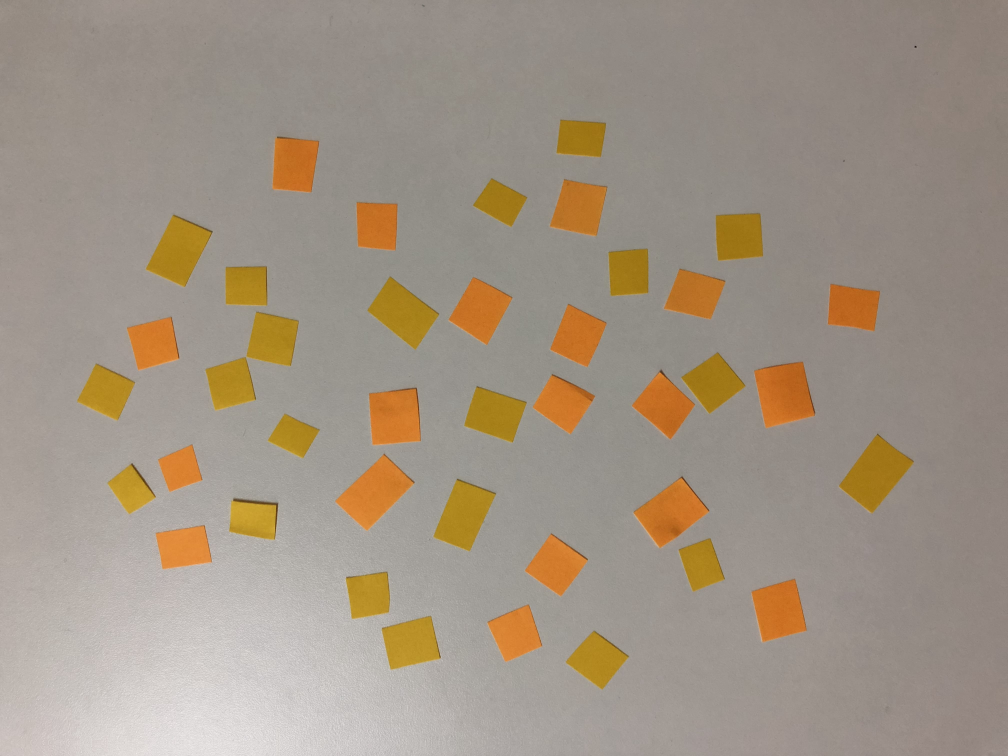
#> input picture images/IMG_2686.jpg, 4032 x 3024 px, found by its file name (shown at 1/4 size)
$ python blog4.py   (older library calls are emulated)
#> lines starting #> are read from the running program, lines starting #| are printed output that depends on the picture; after the words box and inside, x2 and y2 are one past the last pixel; in counts of white or black regions, pixels touching at a corner belong together
import numpy as np
import cv2

def load_image(path_img):
    return cv2.imread(path_img)

def bgr2hsv(img):
    return cv2.cvtColor(img, cv2.COLOR_BGR2HSV)

def setRangeColor(hsv, lower_color, upper_color):
    return cv2.inRange(hsv, lower_color, upper_color)

def contours_img(mask):
    _, contours, _ = cv2.findContours(mask, cv2.RETR_TREE, cv2.CHAIN_APPROX_SIMPLE)
    return contours

def filter_contours_img(contours, img_draw, color_bbox):
    count = 0
    for c in contours:
        rect = cv2.boundingRect(c)
        x,y,w,h = rect
        area = w * h

        if area > 1000:
            count = count + 1
            cv2.rectangle(img_draw, (x, y), (x+w, y+h), color_bbox, 5)
    return img_draw, count

def draw_text_on_image(img_draw, count_yellow, count_orange):
    cv2.rectangle(img_draw, (0, 0), (500, 120), (0,0,0), -1)
    cv2.putText(img_draw,'Orange Count : ' + str(count_orange),
        (10,50),                  # bottomLeftCornerOfText
        cv2.FONT_HERSHEY_SIMPLEX, # font
        1.5,                      # fontScale
        (0,255,255),            # fontColor
        2)                        # lineType

    cv2.putText(img_draw,'Yellow Count : ' + str(count_yellow),
        (10,100),                  # bottomLeftCornerOfText
        cv2.FONT_HERSHEY_SIMPLEX, # font
        1.5,                      # fontScale
        (0,255,255),            # fontColor
        2)                        # lineType
    return img_draw

def main():
    path_img = '/workdir/Documents/DOLAB/Medium/Blog#4/images/IMG_2686.jpg'
    img = load_image(path_img)
#> in load_image, returned value is the input picture: shape (3024, 4032, 3); mean B, G, R 132.8, 147.7, 160.3
    img = cv2.resize(img, None,fx=0.5,fy=0.5)
    hsv = bgr2hsv(img)
    img_draw = img

    # define range of Yellow color in HSV
    lower_ํYellow = np.array([20,100,100])
    upper_Yellow = np.array([45,255,255])
    mask = setRangeColor(hsv, lower_ํYellow, upper_Yellow)
#> in setRangeColor, `return cv2.inRange(hsv, lower_color, upper_color)`:
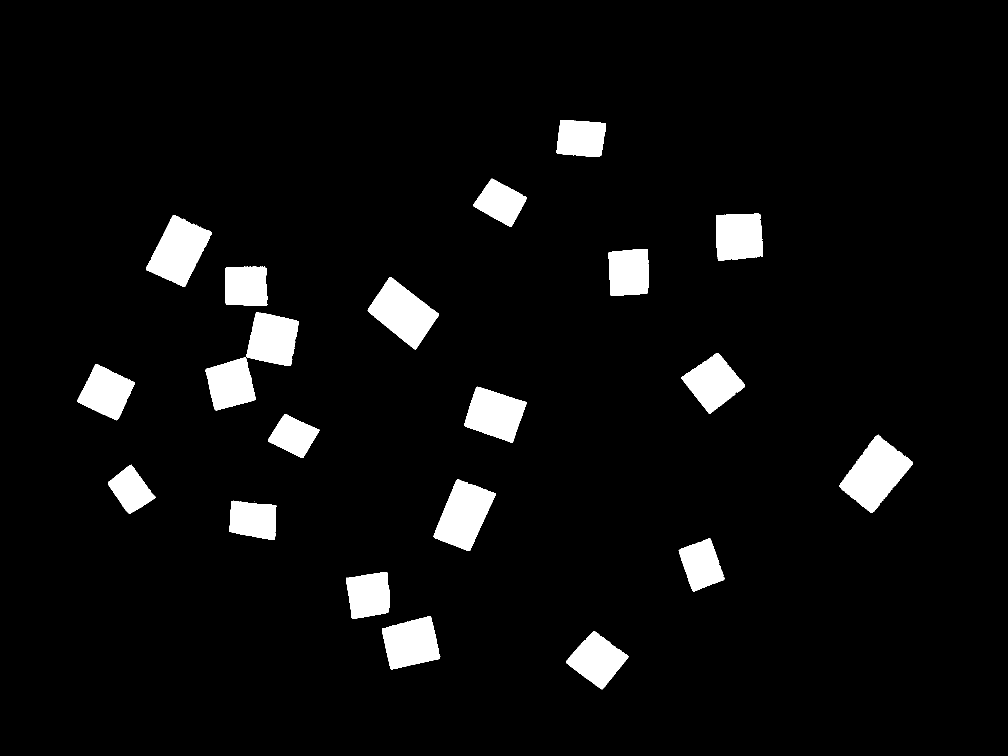
#> returned value: shape (1512, 2016) (shown at 1/2 size); 5.3% white; 23 white regions (2 under 20 px)
    contours = contours_img(mask)
#> in contours_img, `_, contours, _ = cv2.findContours(mask, cv2.RETR_TREE, cv2.CHAIN_APPRO..`: contours = 38 contours, 17 with area under 20; largest, box (x1, y1, x2, y2) and area: (1678, 869, 1826, 1026) 11594, (292, 430, 424, 574) 10397, (735, 554, 878, 699) 10346, (867, 958, 992, 1102) 10174, (928, 773, 1053, 885) 8733
    color_bbox = (0, 0, 255)
    img_draw, count_yellow = filter_contours_img(contours, img_draw, color_bbox)
#> the loop in filter_contours_img, `for c in contours:` made 38 passes
#> (x, y, w, h, area) on passes 1, 2, 3, 4, 7, 8, 9, 10: (1132, 1262, 125, 117, 14625), (764, 1232, 117, 107, 12519), (692, 1144, 88, 94, 8272), (1357, 1077, 93, 106, 9858), (458, 1001, 95, 79, 7505), (867, 958, 125, 144, 18000), (216, 929, 95, 99, 9405), (1678, 869, 148, 157, 23236)
#> after the loop in filter_contours_img, `for c in contours:`:
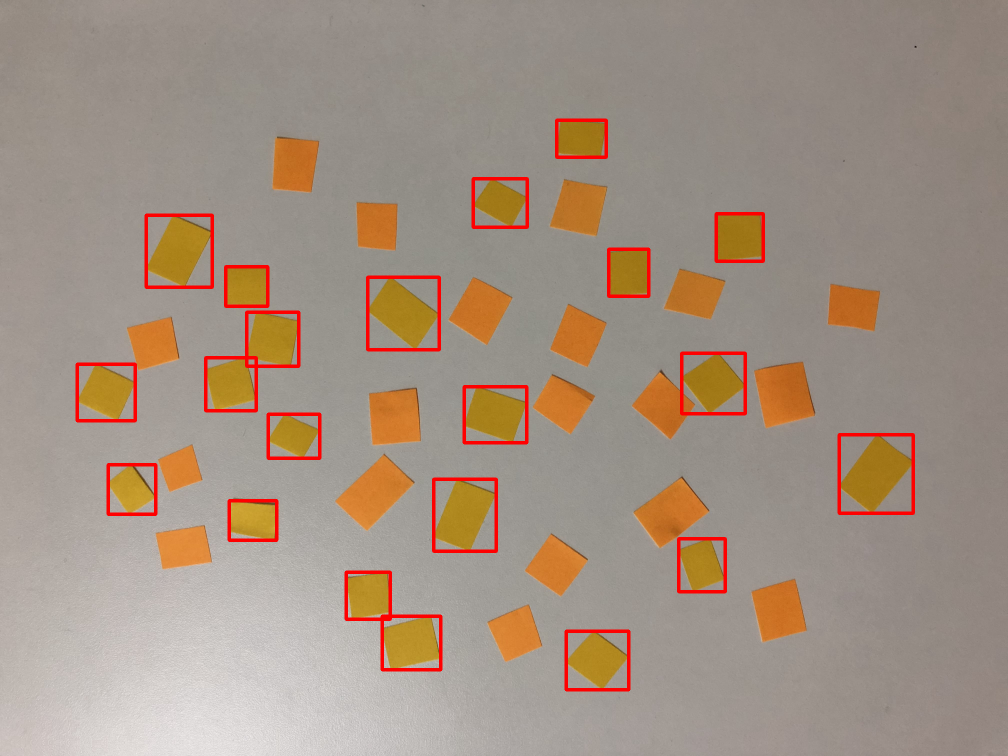
#> img_draw: shape (1512, 2016, 3) (shown at 1/2 size); mean B, G, R 130.2, 144.8, 162.5
#> after the loop in filter_contours_img, `for c in contours:`: count = 21
#> count_yellow = 21
    print('Yellow Count:', count_yellow)
#| Yellow Count: 21

    # define range of Orange color in HSV
    lower_Orange = np.array([0,150,150])
    upper_Orange = np.array([20,255,255])
    mask = setRangeColor(hsv, lower_Orange, upper_Orange)
#> in setRangeColor (call 2), `return cv2.inRange(hsv, lower_color, upper_color)`:
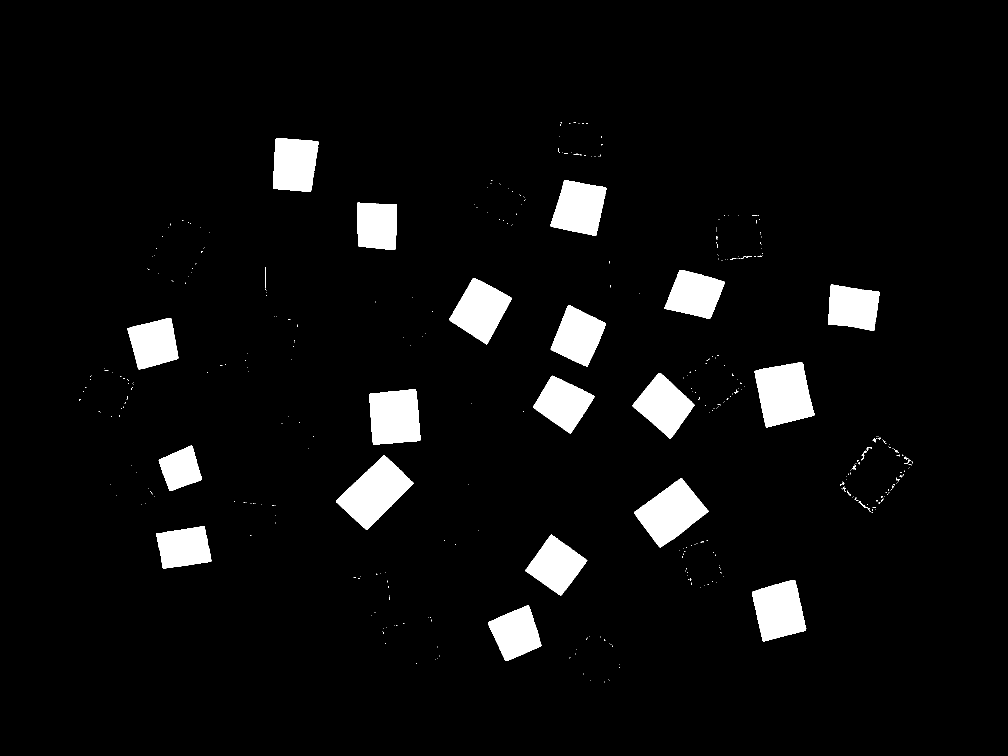
#> returned value: shape (1512, 2016) (shown at 1/2 size); 5.3% white; 401 white regions (367 under 20 px)
    contours = contours_img(mask)
#> in contours_img (call 2), `_, contours, _ = cv2.findContours(mask, cv2.RETR_TREE, cv2.CHAIN_APPRO..`: contours = 408 contours, 386 with area under 20; largest, box (x1, y1, x2, y2) and area: (672, 910, 827, 1060) 11180, (1509, 725, 1629, 855) 11026, (1268, 956, 1418, 1095) 10524, (739, 778, 841, 889) 9679, (1504, 1160, 1613, 1283) 9239
    color_bbox = (0, 255, 0)
    img_draw, count_orange = filter_contours_img(contours, img_draw, color_bbox)
#> call 2 of filter_contours_img, with color_bbox = (0, 255, 0)
#> the loop in filter_contours_img (call 2), `for c in contours:` made 408 passes
#> (x, y, w, h, area) on passes 36, 47, 83, 85, 142, 166, 178, 221: (976, 1211, 108, 111, 11988), (1504, 1160, 109, 123, 13407), (1051, 1069, 124, 123, 15252), (312, 1052, 111, 85, 9435), (1268, 956, 150, 139, 20850), (672, 910, 155, 150, 23250), (317, 891, 87, 91, 7917), (739, 778, 102, 111, 11322)
#> after the loop in filter_contours_img (call 2), `for c in contours:`:
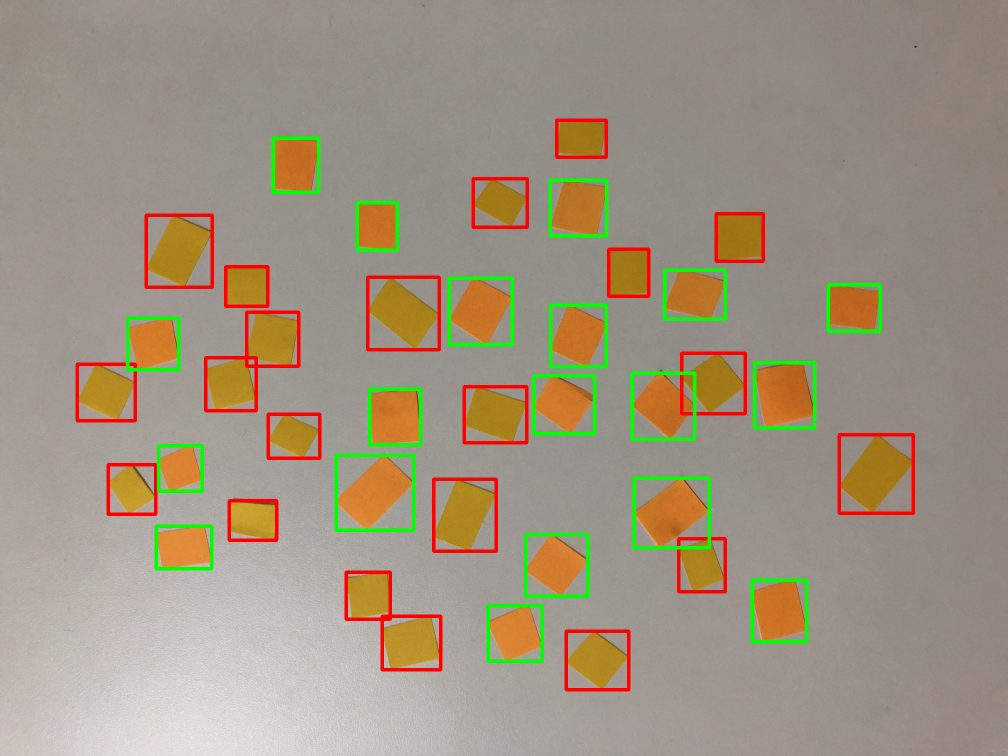
#> img_draw: shape (1512, 2016, 3) (shown at 1/2 size); 1.98% of pixels changed, all inside (x1, y1, x2, y2) = (252, 273, 1764, 1326)

    img_draw = draw_text_on_image(img_draw, count_yellow, count_orange)
#> in draw_text_on_image, `cv2.putText(img_draw,'Yellow Count : ' + str(count_yellow), (10,100),`:
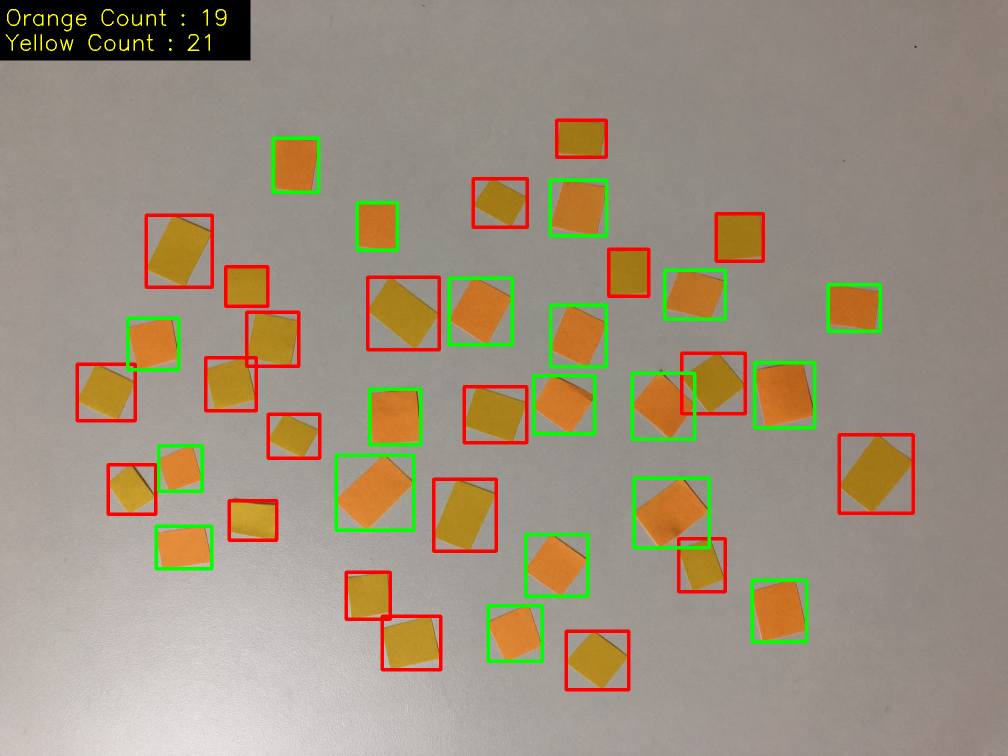
#> img_draw: shape (1512, 2016, 3) (shown at 1/2 size); mean B, G, R 124.9, 144.5, 156.8
    print('Orange Count:', count_orange)
#| Orange Count: 19

    cv2.imwrite('/workdir/Documents/DOLAB/Medium/Blog#4/output/output_IMG_2686.png', img_draw)


if __name__ == '__main__':
    main()

$ run again, with images/IMG_2687.jpg copied over images/IMG_2686.jpg
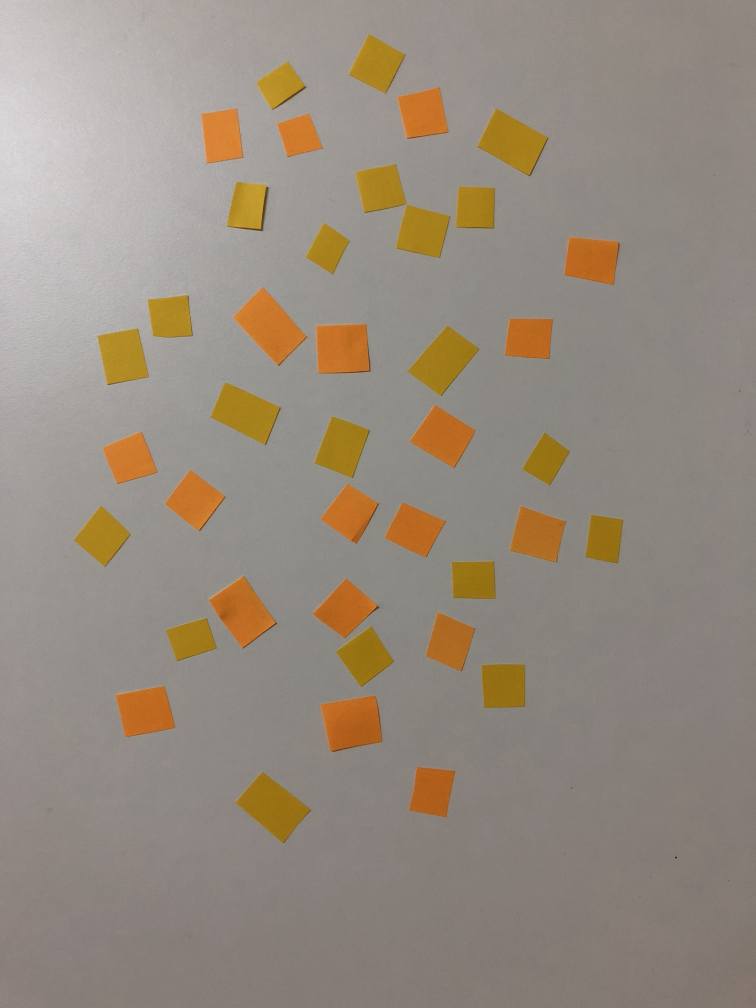
#> input picture images/IMG_2687.jpg, 3024 x 4032 px, found by its file name (shown at 1/4 size)
#> in load_image, returned value is the input picture: shape (4032, 3024, 3); mean B, G, R 126.9, 139.4, 150.4
#> in setRangeColor, `return cv2.inRange(hsv, lower_color, upper_color)`:
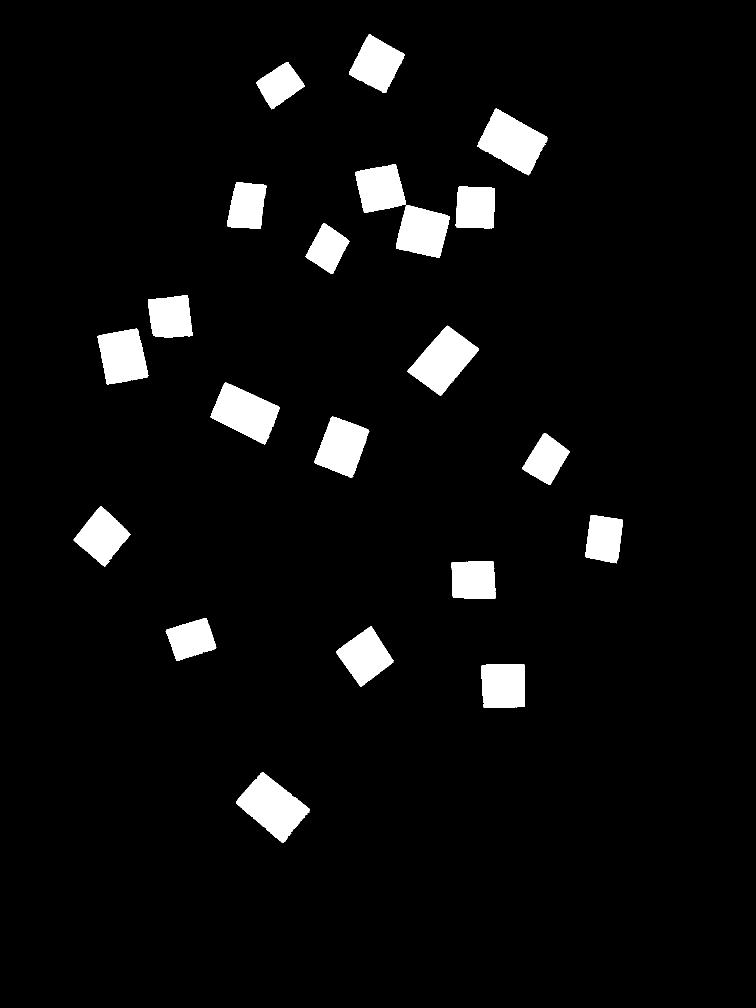
#> returned value: shape (2016, 1512) (shown at 1/2 size); 5% white; 23 white regions (2 under 20 px)
#> in contours_img, `_, contours, _ = cv2.findContours(mask, cv2.RETR_TREE, cv2.CHAIN_APPRO..`: contours = 35 contours, 14 with area under 20; largest, box (x1, y1, x2, y2) and area: (472, 1544, 620, 1686) 10380, (954, 217, 1096, 351) 10058, (815, 651, 958, 791) 9862, (421, 765, 560, 889) 9523, (195, 657, 297, 770) 8212
#> the loop in filter_contours_img, `for c in contours:` made 35 passes
#> (x, y, w, h, area) on passes 1, 5, 6, 11, 12, 13, 14, 15: (472, 1544, 148, 142, 21016), (963, 1328, 87, 88, 7656), (672, 1253, 115, 120, 13800), (331, 1236, 102, 86, 8772), (903, 1122, 88, 76, 6688), (1171, 1030, 75, 97, 7275), (147, 1013, 114, 120, 13680), (1045, 866, 94, 104, 9776)
#> after the loop in filter_contours_img, `for c in contours:`: count = 21
#| Yellow Count: 21
#> in contours_img (call 2), `_, contours, _ = cv2.findContours(mask, cv2.RETR_TREE, cv2.CHAIN_APPRO..`: contours = 353 contours, 333 with area under 20; largest, box (x1, y1, x2, y2) and area: (468, 576, 613, 730) 10668, (642, 1392, 763, 1502) 9878, (418, 1154, 549, 1296) 9577, (633, 649, 738, 747) 9254, (820, 811, 949, 934) 8494
#> the loop in filter_contours_img (call 2), `for c in contours:` made 353 passes
#> (x, y, w, h, area) on passes 15, 16, 19, 30, 32, 33, 37, 42: (587, 1649, 5, 6, 30), (530, 1648, 6, 8, 48), (519, 1644, 6, 4, 24), (500, 1624, 5, 6, 30), (487, 1615, 7, 4, 28), (600, 1608, 8, 8, 64), (475, 1600, 5, 9, 45), (478, 1594, 5, 7, 35)
#> in draw_text_on_image, `cv2.putText(img_draw,'Yellow Count : ' + str(count_yellow), (10,100),`:
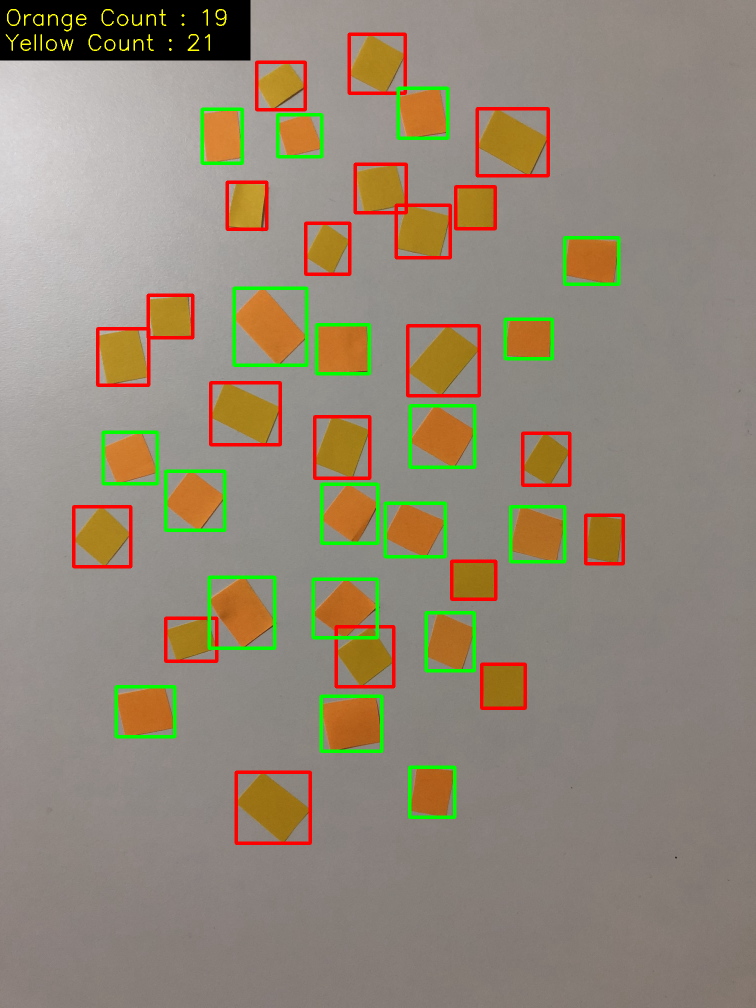
#> img_draw: shape (2016, 1512, 3) (shown at 1/2 size); mean B, G, R 118.5, 135.8, 146.5
#| Orange Count: 19
